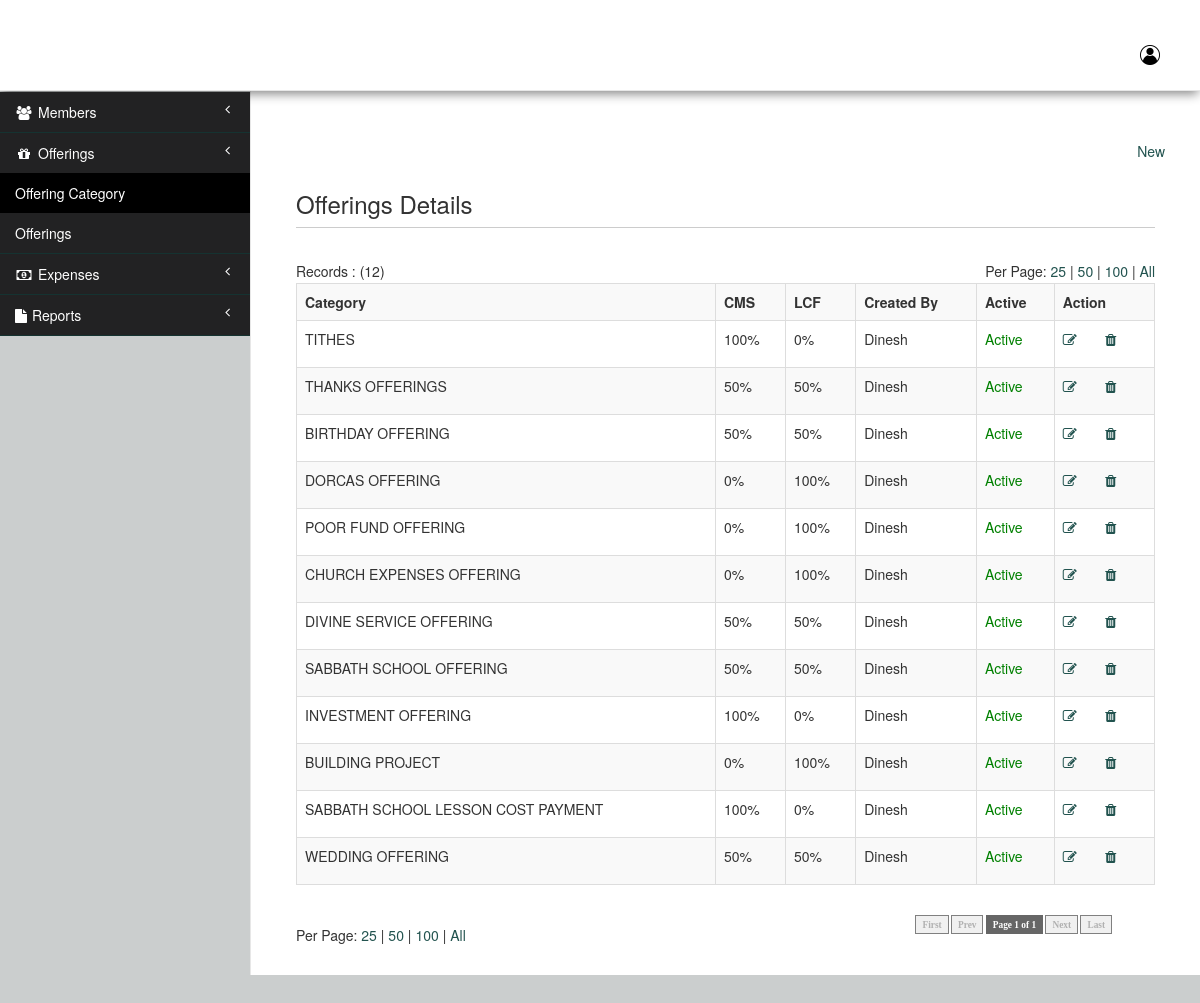
The app's page /offeringCatList.php (signed in) with its own data.
### tables this page shows
CREATE TABLE IF NOT EXISTS `offerings_category` (
  `id` int(11) NOT NULL AUTO_INCREMENT,
  `category` varchar(100) NOT NULL,
  `cms_share` varchar(5) NOT NULL,
  `church_share` varchar(5) NOT NULL,
  `active` int(1) NOT NULL DEFAULT '1',
  `created_at` int(11) NOT NULL,
  `created_by` int(11) NOT NULL,
  `updated_at` int(11) DEFAULT NULL,
  `updated_by` int(11) DEFAULT NULL,
  `cid` int(11) NOT NULL,
  PRIMARY KEY (`id`)
);

CREATE TABLE IF NOT EXISTS `users` (
  `id` int(11) NOT NULL AUTO_INCREMENT,
  `cid` int(11) NOT NULL,
  `name` varchar(100) NOT NULL,
  `phone` bigint(20) NOT NULL,
  `password` varchar(100) NOT NULL,
  `user_type` int(5) unsigned NOT NULL,
  `mac` text NOT NULL,
  `active` int(1) NOT NULL DEFAULT '1',
  `created_at` int(11) NOT NULL,
  `created_by` int(11) NOT NULL,
  `updated_at` int(11) DEFAULT NULL,
  `updated_by` int(11) DEFAULT NULL,
  PRIMARY KEY (`id`),
  KEY `user_type_foregin` (`user_type`)
);

### offeringCatList.php (the view, shortened to what this page needs)
<?php
    require_once('includes/header.php');
    require_once('includes/config.php');
    require_once("includes/pagination.php");
    $query = "SELECT * FROM offerings_category where cid=".$_SESSION['cid'];
    $result = mysqli_query($con,$query);
    $total_items = mysqli_num_rows($result);
    $limit = (isset($_GET["limit"])) ? $_GET["limit"] : 25;
    $page = (isset($_GET["page"]))? $_GET["page"] : 1;
    if( $limit == 'all' ) {
        $total_category = ceil($total_items / $total_items);
    }
    else {
        $total_category = ceil($total_items / $limit);
    }
    $set_limit = (($page*$limit)-$limit);
    $reload = $_SERVER['PHP_SELF'] . "?limit=" . $limit;
?>
    <div id="wrapper">
        <?php require_once('includes/menu.php'); ?>
        <div id="page-wrapper">
            <div class="row">
                <div class="col-lg-12">
                    <br/>
                    <ul class="list-inline pull-right bbottom">
                        <li>
                            <a href="offeringCat.php">New</a>
                        </li>
                    </ul>
                </div>
                <div class="col-lg-12">
                    <section id="content" style="border-bottom:none;">
                    <article id="cleft">
                    <div class="col-lg-12">
                        <h3>Offerings Details</h3>
                        <table width="100%" cellpadding="0" cellspacing="0" border="0">
                            <?php
                                $limit_data = "";
                                if( $limit !='all') {
                                    $limit_data .= " LIMIT $set_limit, $limit";
                                }
                                $fquery = "SELECT oc.id,oc.category,oc.cms_share,oc.church_share,oc.active,u.name as uname FROM offerings_category oc join users u on oc.created_by = u.id where oc.cid=".$_SESSION['cid']." $limit_data";
                                $fresult = mysqli_query($con,$fquery);
                                if( $total_items>0 ) { ?>
                                <tr height="25" valign="middle">
                                    <td>Records : (<?php echo $total_items;?>)</td>
                                    <td colspan="4" align="right">
                                        <?php echo("Per Page:
                                            <a href=$reload?limit=25&page=1>25</a> |
                                            <a href=$reload?limit=50&page=1>50</a> |
                                            <a href=$reload?limit=100&page=1>100</a> |
                                            <a href=$reload?limit=all&page=1>All</a><br/>
                                        ");
                                        ?>
                                    </td>
                                </tr>
                        </table>
                        <table class="table table-striped table-bordered table-hover">
                            <tr>
                                <th> Category</th>
                                <th> CMS </th>
                                <th> LCF </th>
                                <th> Created By </th>
                                <th> Active </th>
                                <th> Action </th>
                            </tr>
                        <?php while( $row = mysqli_fetch_assoc($fresult)){
                            $id = $row['id'];
                            $category = $row['category'];
                            $cms_share   = $row['cms_share'];
                            $church_share   = $row['church_share'];
                            $name   = $row['uname'];
                            $active   = $row['active'];
                        ?>
                            <tr>
                                <td>
                                    <span class="uppercase"><?php echo $category; ?> </span>
                                </td>
                                <td>
                                    <span><?php echo $cms_share;?> </span>
                                </td>
                                <td>
                                    <span><?php echo $church_share;?> </span>
                                </td>
                                <td>
                                    <span><?php echo $name;?> </span>
                                </td>
                                <td>
                                    <span><?php
                                        if( $active == 1){
                                            echo "<p style='color:green'>Active</p>";
                                        }else{
                                            echo "<p style='color:red'>Inactive</p>";
                                        }
                                    ?> </span>
                                </td>
                                <td>
                                    <span class="icons"><a href="offeringCatEdit.php?id=<?php echo $id;?>" id="<?php echo $id;?>"><i class="fa fa-edit"></i></a></span>
                                    <span class="icons"><a href="javascript:void(0);" id="<?php echo $id;?>" data-id="<?php echo $id;?>" class="deleteOffCat"><i class="fa fa-trash"></i></a></span>
                                </td>
                            </tr>
                        <?php } ?>
                        <?php } ?>
                        </table>
                        <table width="95%" border="0" cellspacing="0" cellpadding="0"  border="0">
                            <tr>
                            <td height="25">
                                <?php
                                    echo("<br/>Per Page:
                                    <a href=$reload?limit=25&page=1>25</a> |
                                    <a href=$reload?limit=50&page=1>50</a> |
                                    <a href=$reload?limit=100&page=1>100</a> |
                                    <a href=$reload?limit=all&page=1>All</a><br/>
                                    ");
                                ?>
                            </td>
                            <td align="right">
                                <?php echo paginate_one( $reload, $page, $total_category ); ?>
                            </td>
                            </tr>
                        </table>
                    </div>
                    </article>
                </section>
                </div>
            </div>
            </div>
        </div>
<?php require_once('includes/footer.php'); ?>

### records on screen
offerings_category: category "TITHES", cms_share "100%", church_share "0%", users.name "Dinesh", active "Active"
offerings_category: category "THANKS OFFERINGS", cms_share "50%", church_share "50%", users.name "Dinesh", active "Active"
offerings_category: category "BIRTHDAY OFFERING", cms_share "50%", church_share "50%", users.name "Dinesh", active "Active"
offerings_category: category "DORCAS OFFERING", cms_share "0%", church_share "100%", users.name "Dinesh", active "Active"
offerings_category: category "POOR FUND OFFERING", cms_share "0%", church_share "100%", users.name "Dinesh", active "Active"
offerings_category: category "CHURCH EXPENSES OFFERING", cms_share "0%", church_share "100%", users.name "Dinesh", active "Active"
offerings_category: category "DIVINE SERVICE OFFERING", cms_share "50%", church_share "50%", users.name "Dinesh", active "Active"
offerings_category: category "SABBATH SCHOOL OFFERING", cms_share "50%", church_share "50%", users.name "Dinesh", active "Active"
offerings_category: category "INVESTMENT OFFERING", cms_share "100%", church_share "0%", users.name "Dinesh", active "Active"
offerings_category: category "BUILDING PROJECT", cms_share "0%", church_share "100%", users.name "Dinesh", active "Active"
offerings_category: category "SABBATH SCHOOL LESSON COST PAYMENT", cms_share "100%", church_share "0%", users.name "Dinesh", active "Active"
offerings_category: category "WEDDING OFFERING", cms_share "50%", church_share "50%", users.name "Dinesh", active "Active"

### other values on screen
$total_items "12"
$firstlabel "First"
$prevlabel "Prev"
$page "1"
$tpages "1"
$nextlabel "Next"
$lastlabel "Last"
